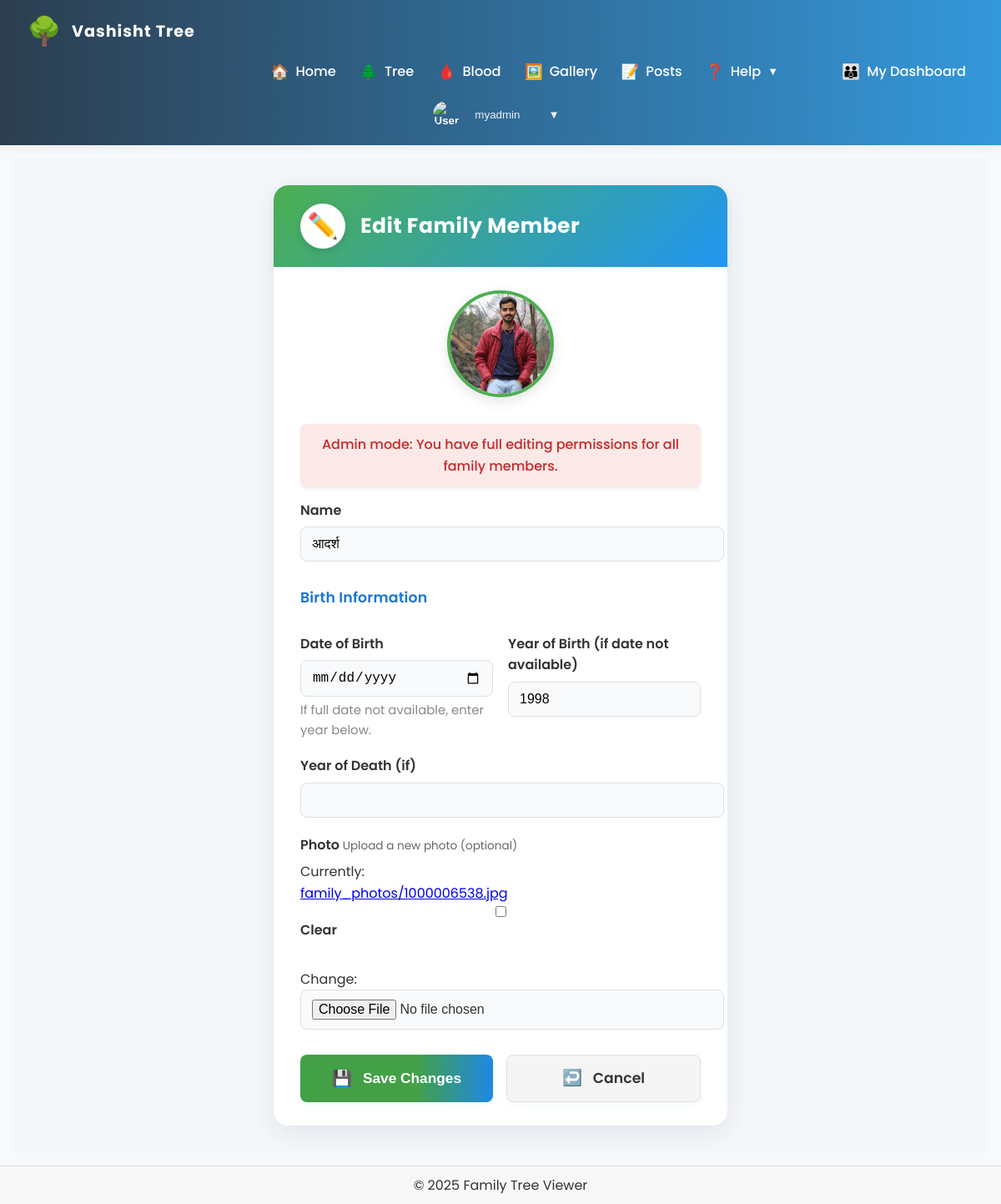
The page /edit-member/148/ (signed in) on the database as committed earlier.
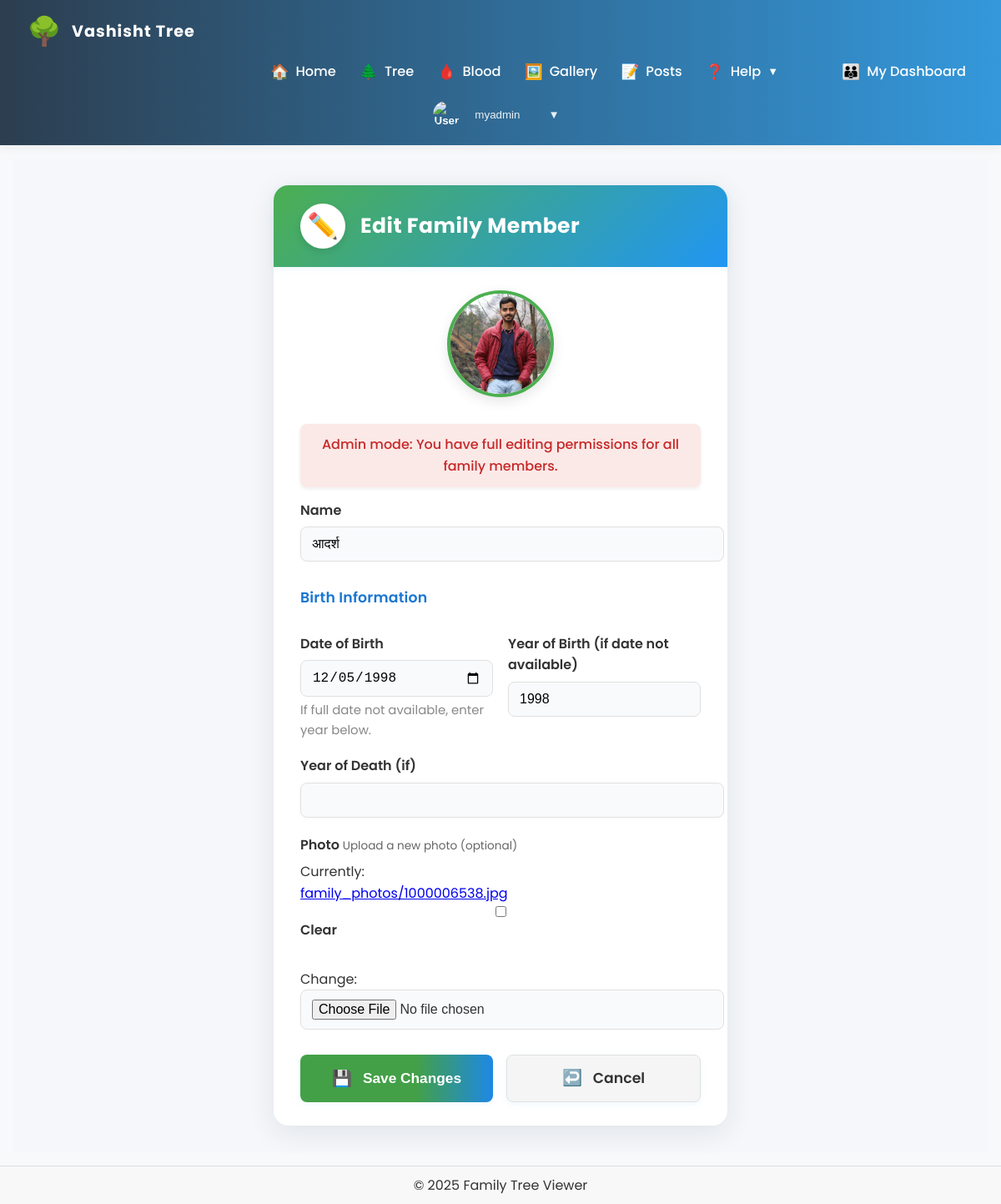
The same page on the database as committed later.
### treeapp/models.py (models this page shows, shortened)
class FamilyMember(models.Model):
    name = models.CharField(max_length=100)
    parent = models.ForeignKey('self', null=True, blank=True, on_delete=models.SET_NULL, related_name='children')
    photo = models.ImageField(upload_to='family_photos/', null=True, blank=True)
    date_of_birth = models.DateField(null=True, blank=True)
    year_of_birth = models.PositiveIntegerField(null=True, blank=True)
    year_of_death = models.PositiveIntegerField(null=True, blank=True)

### treeapp/views.py (the view, shortened to what this page needs)
# urls.py: path('edit-member/<int:member_id>/', views.edit_member, name='edit_member'),
@login_required
def edit_member(request, member_id):
    member = FamilyMember.objects.get(id=member_id)
    if request.user.is_superuser:
        if request.method == 'POST':
            form = FamilyMemberForm(request.POST, request.FILES, instance=member)
            if form.is_valid():
                form.save()
                return redirect('user_dashboard')
        else:
            form = FamilyMemberForm(instance=member)
        return render(request, 'treeapp/edit_member.html', {
            'form': form,
            'member': member,
            'is_superuser': True
        })

### treeapp/forms.py
class FamilyMemberForm(forms.ModelForm):
    date_of_birth = forms.DateField(
        required=False,
        widget=forms.DateInput(attrs={'type': 'date', 'class': 'form-control'}),
        label='Date of Birth'
    )
    year_of_birth = forms.IntegerField(
        required=False,
        widget=forms.NumberInput(attrs={'class': 'form-control', 'placeholder': 'Year'}),
        label='Year of Birth (if full date not available)'
    )
    class Meta:
        model = FamilyMember
        fields = ['name', 'photo', 'date_of_birth', 'year_of_birth', 'year_of_death']

### treeapp/templates/treeapp/edit_member.html (shortened to what this page needs)
{% extends "treeapp/base.html" %}
{% load static %}
{% block content %}
<link rel="stylesheet" href="https://cdn.jsdelivr.net/npm/flatpickr/dist/flatpickr.min.css">
<div class="edit-member-container">
  <div class="edit-member-card">
    <div class="card-header">
      <div class="header-icon">✏️</div>
      <h2>Edit Family Member</h2>
    </div>
    {% if member.photo %}
    <div class="member-photo">
      <img src="{{ member.photo.url }}" alt="{{ member.name }}">
    </div>
    {% endif %}
    {% if is_superuser %}
    <div class="admin-message">
      <div class="admin-info-message">Admin mode: You have full editing permissions for all family members.</div>
    </div>
    {% endif %}
    <form method="post" enctype="multipart/form-data" class="edit-form">
      <div class="input-group">
        <label for="id_name">Name</label>
        {{ form.name }}
      </div>
      <div class="section-label">Birth Information</div>
      <div class="input-row birth-row">
        <div class="input-group">
          <label for="id_date_of_birth">Date of Birth</label>
          {{ form.date_of_birth }}
          <small>If full date not available, enter year below.</small>
        </div>
        <div class="input-group">
          <label for="id_year_of_birth">Year of Birth (if date not available)</label>
          {{ form.year_of_birth }}
        </div>
      </div>
      <div class="input-group">
        <label for="id_year_of_death">Year of Death (if)</label>
        {{ form.year_of_death }}
      </div>
      <div class="input-group photo-upload">
        <label for="id_photo">
          <span>Photo</span>
          <small>Upload a new photo (optional)</small>
        </label>
        {{ form.photo }}
      </div>
      <div class="button-group">
        <button type="submit" class="btn-primary">
          <span class="btn-icon">💾</span> Save Changes
        </button>
        <a href="{% url 'user_dashboard' %}" class="btn-secondary">
          <span class="btn-icon">↩️</span> Cancel
        </a>
      </div>
    </form>
  </div>
</div>
{% endblock %}

Rows that differ between the two databases and show on the page:
changed FamilyMember "आदर्श": date_of_birth (not shown) → "12/05/1998"
